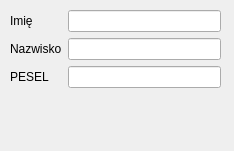
<?xml version="1.0" encoding="UTF-8"?>
<ui version="4.0">
 <class>PatientForm</class>
 <widget class="QWidget" name="PatientForm">
  <property name="geometry">
   <rect>
    <x>0</x>
    <y>0</y>
    <width>234</width>
    <height>151</height>
   </rect>
  </property>
  <property name="windowTitle">
   <string>Form</string>
  </property>
  <widget class="QWidget" name="formLayoutWidget">
   <property name="geometry">
    <rect>
     <x>10</x>
     <y>10</y>
     <width>211</width>
     <height>111</height>
    </rect>
   </property>
   <layout class="QFormLayout" name="formLayout">
    <property name="fieldGrowthPolicy">
     <enum>QFormLayout::AllNonFixedFieldsGrow</enum>
    </property>
    <item row="0" column="0">
     <widget class="QLabel" name="nameLabel">
      <property name="text">
       <string>Imię</string>
      </property>
     </widget>
    </item>
    <item row="0" column="1">
     <widget class="QLineEdit" name="nameLineEdit"/>
    </item>
    <item row="1" column="0">
     <widget class="QLabel" name="surnameLabel">
      <property name="text">
       <string>Nazwisko</string>
      </property>
     </widget>
    </item>
    <item row="1" column="1">
     <widget class="QLineEdit" name="surnameLineEdit"/>
    </item>
    <item row="2" column="0">
     <widget class="QLabel" name="peselLabel">
      <property name="text">
       <string>PESEL</string>
      </property>
     </widget>
    </item>
    <item row="2" column="1">
     <widget class="QLineEdit" name="peselLineEdit"/>
    </item>
   </layout>
  </widget>
 </widget>
 <resources/>
 <connections/>
</ui>
